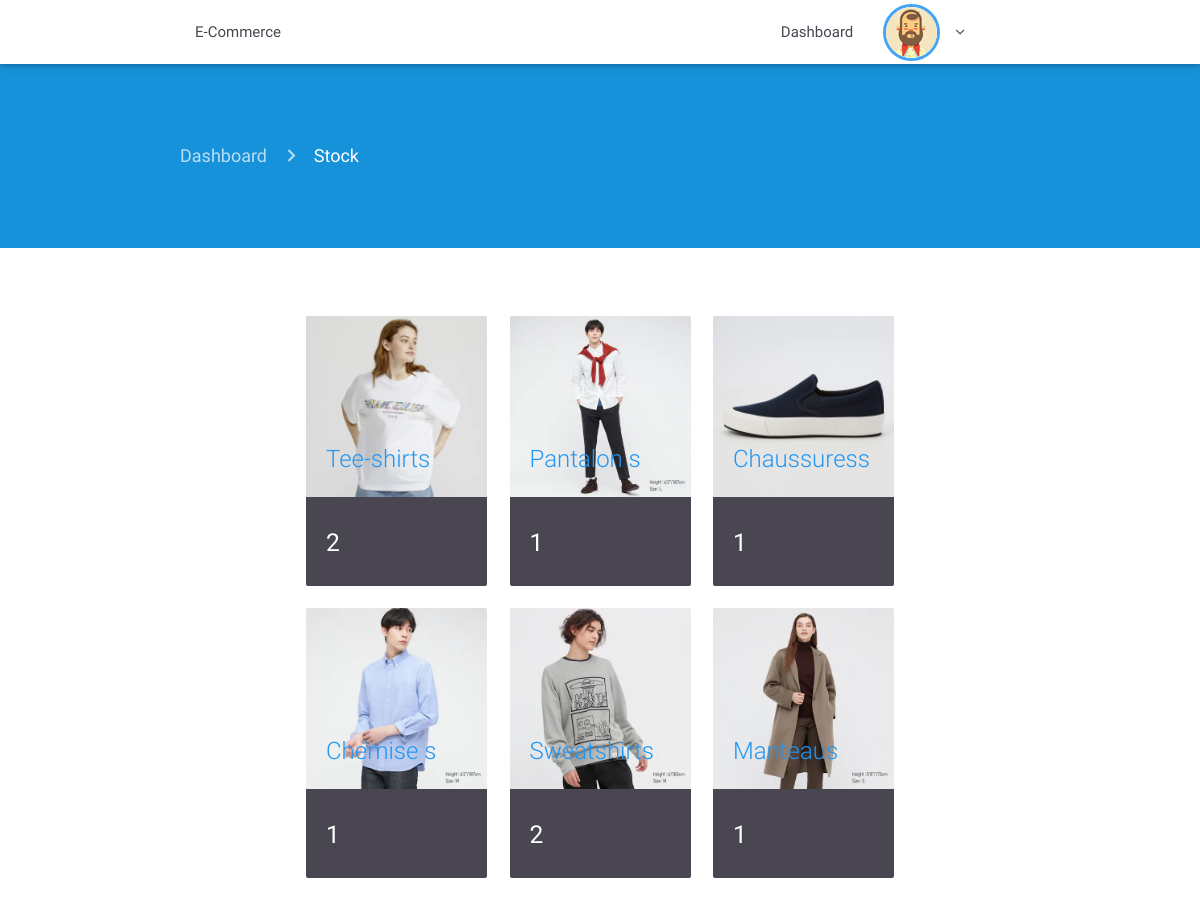
The app's page /admin/products.php (signed in) with its own data.
### tables this page shows
CREATE TABLE IF NOT EXISTS `category` (
  `id` int(11) NOT NULL AUTO_INCREMENT,
  `name` varchar(1000) NOT NULL,
  `icon` varchar(1000) NOT NULL,
  PRIMARY KEY (`id`)
);

### admin/products.php (the view, shortened to what this page needs)
<?php
 require 'includes/header.php';
 require 'includes/navconnected.php'; ?>
 <div class="container-fluid product-page">
   <div class="container current-page">
      <nav>
        <div class="nav-wrapper">
          <div class="col s12">
            <a href="index" class="breadcrumb">Dashboard</a>
            <a href="products" class="breadcrumb">Stock</a>
          </div>
        </div>
      </nav>
    </div>
   </div>
   <div class="container stock">
     <div class="container">
       <div class="row">
           <?php
           include '../db.php';
            $querystock = "SELECT
            product.id_category as 'name',
            count(product.id_category) as 'total',
            category.id as 'id_cat',
            category.name as 'name',
            category.icon as 'icon'
            FROM product, category
            WHERE product.id_category = category.id
            GROUP BY category.id";
            $resultstock = $connection->query($querystock);
            if ($resultstock->num_rows > 0) {
              while($rowstock = $resultstock->fetch_assoc()) {
               $id_cat = $rowstock['id_cat'];
               $name = $rowstock['name'];
               $icon = $rowstock['icon'];
               $total = $rowstock['total'];
           ?>
           <div class="col s12 m4">
             <div class="card hoverable animated slideInUp wow">
               <div class="card-image">
                 <a href="productstock.php?id=<?= $id_cat; ?>&category=<?= $name; ?>&icon=<?= $icon; ?>">
                   <img src="src/img/<?= $icon; ?>.png" alt=""></a>
                 <span class="card-title blue-text"><?= $name; ?>s</span>
               </div>
               <div class="card-content">
                 <h5 class="white-text"><?= $total; ?></h5>
               </div>
             </div>
           </div>
         <?php }} ?>
       </div>
     </div>
   </div>
 <?php require 'includes/footer.php'; ?>

### admin/src/css/style.css (style rules this page uses)
.product-page { padding-top: 60px; padding-bottom: 60px; background-color: rgb(22, 146, 218); }
.product-page nav { background: none; box-shadow: none; }
.stock { padding-bottom: 20px; padding-top: 60px; }
.stock .card { box-shadow: none; }
.stock .card .card-content { background-color: #494551; }

### records on screen
category: icon (picture), name "Tee-shirt", total "2"
category: icon (picture), name "Pantalon", total "1"
category: icon (picture), name "Chaussures", total "1"
category: icon (picture), name "Chemise", total "1"
category: icon (picture), name "Sweatshirt", total "2"
category: icon (picture), name "Manteau", total "1"
